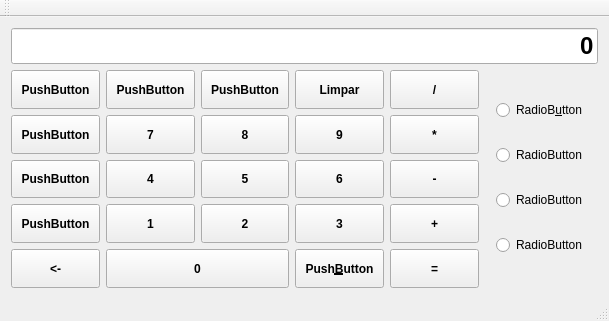
<?xml version="1.0" encoding="UTF-8"?>
<ui version="4.0">
 <class>MainWindow</class>
 <widget class="QMainWindow" name="MainWindow">
  <property name="geometry">
   <rect>
    <x>0</x>
    <y>0</y>
    <width>609</width>
    <height>321</height>
   </rect>
  </property>
  <property name="windowTitle">
   <string>MainWindow</string>
  </property>
  <widget class="QWidget" name="centralWidget">
   <layout class="QVBoxLayout" name="verticalLayout_4">
    <item>
     <layout class="QVBoxLayout" name="verticalLayout_3">
      <item>
       <widget class="QLineEdit" name="visor">
        <property name="font">
         <font>
          <family>Liberation Sans</family>
          <pointsize>18</pointsize>
          <weight>75</weight>
          <bold>true</bold>
         </font>
        </property>
        <property name="statusTip">
         <string/>
        </property>
        <property name="text">
         <string>0</string>
        </property>
        <property name="alignment">
         <set>Qt::AlignRight|Qt::AlignTrailing|Qt::AlignVCenter</set>
        </property>
        <property name="readOnly">
         <bool>true</bool>
        </property>
        <property name="placeholderText">
         <string/>
        </property>
       </widget>
      </item>
      <item>
       <layout class="QHBoxLayout" name="horizontalLayout">
        <item>
         <layout class="QGridLayout" name="gridLayout_2">
          <item row="0" column="4">
           <widget class="QPushButton" name="pushButton_5">
            <property name="sizePolicy">
             <sizepolicy hsizetype="Expanding" vsizetype="Expanding">
              <horstretch>0</horstretch>
              <verstretch>0</verstretch>
             </sizepolicy>
            </property>
            <property name="font">
             <font>
              <family>Liberation Sans</family>
              <weight>75</weight>
              <bold>true</bold>
             </font>
            </property>
            <property name="text">
             <string>/</string>
            </property>
           </widget>
          </item>
          <item row="0" column="0">
           <widget class="QPushButton" name="pushButton">
            <property name="sizePolicy">
             <sizepolicy hsizetype="Expanding" vsizetype="Expanding">
              <horstretch>0</horstretch>
              <verstretch>0</verstretch>
             </sizepolicy>
            </property>
            <property name="font">
             <font>
              <family>Liberation Sans</family>
              <weight>75</weight>
              <bold>true</bold>
             </font>
            </property>
            <property name="text">
             <string>PushButton</string>
            </property>
           </widget>
          </item>
          <item row="2" column="2">
           <widget class="QPushButton" name="pushButton_14">
            <property name="sizePolicy">
             <sizepolicy hsizetype="Expanding" vsizetype="Expanding">
              <horstretch>0</horstretch>
              <verstretch>0</verstretch>
             </sizepolicy>
            </property>
            <property name="font">
             <font>
              <family>Liberation Sans</family>
              <weight>75</weight>
              <bold>true</bold>
             </font>
            </property>
            <property name="text">
             <string>5</string>
            </property>
           </widget>
          </item>
          <item row="1" column="1">
           <widget class="QPushButton" name="pushButton_10">
            <property name="sizePolicy">
             <sizepolicy hsizetype="Expanding" vsizetype="Expanding">
              <horstretch>0</horstretch>
              <verstretch>0</verstretch>
             </sizepolicy>
            </property>
            <property name="font">
             <font>
              <family>Liberation Sans</family>
              <weight>75</weight>
              <bold>true</bold>
             </font>
            </property>
            <property name="text">
             <string>7</string>
            </property>
           </widget>
          </item>
          <item row="1" column="4">
           <widget class="QPushButton" name="pushButton_8">
            <property name="sizePolicy">
             <sizepolicy hsizetype="Expanding" vsizetype="Expanding">
              <horstretch>0</horstretch>
              <verstretch>0</verstretch>
             </sizepolicy>
            </property>
            <property name="font">
             <font>
              <family>Liberation Sans</family>
              <weight>75</weight>
              <bold>true</bold>
             </font>
            </property>
            <property name="text">
             <string>*</string>
            </property>
           </widget>
          </item>
          <item row="2" column="0">
           <widget class="QPushButton" name="pushButton_12">
            <property name="sizePolicy">
             <sizepolicy hsizetype="Expanding" vsizetype="Expanding">
              <horstretch>0</horstretch>
              <verstretch>0</verstretch>
             </sizepolicy>
            </property>
            <property name="font">
             <font>
              <family>Liberation Sans</family>
              <weight>75</weight>
              <bold>true</bold>
             </font>
            </property>
            <property name="text">
             <string>PushButton</string>
            </property>
           </widget>
          </item>
          <item row="4" column="3">
           <widget class="QPushButton" name="pushButton_21">
            <property name="sizePolicy">
             <sizepolicy hsizetype="Expanding" vsizetype="Expanding">
              <horstretch>0</horstretch>
              <verstretch>0</verstretch>
             </sizepolicy>
            </property>
            <property name="font">
             <font>
              <family>Liberation Sans</family>
              <weight>75</weight>
              <bold>true</bold>
             </font>
            </property>
            <property name="text">
             <string>Push&amp;Button</string>
            </property>
           </widget>
          </item>
          <item row="4" column="4">
           <widget class="QPushButton" name="pushButton_23">
            <property name="sizePolicy">
             <sizepolicy hsizetype="Expanding" vsizetype="Expanding">
              <horstretch>0</horstretch>
              <verstretch>0</verstretch>
             </sizepolicy>
            </property>
            <property name="font">
             <font>
              <family>Liberation Sans</family>
              <weight>75</weight>
              <bold>true</bold>
             </font>
            </property>
            <property name="text">
             <string>=</string>
            </property>
           </widget>
          </item>
          <item row="0" column="3">
           <widget class="QPushButton" name="pushButton_4">
            <property name="sizePolicy">
             <sizepolicy hsizetype="Expanding" vsizetype="Expanding">
              <horstretch>0</horstretch>
              <verstretch>0</verstretch>
             </sizepolicy>
            </property>
            <property name="font">
             <font>
              <family>Liberation Sans</family>
              <weight>75</weight>
              <bold>true</bold>
             </font>
            </property>
            <property name="text">
             <string>Limpar</string>
            </property>
           </widget>
          </item>
          <item row="2" column="4">
           <widget class="QPushButton" name="pushButton_13">
            <property name="sizePolicy">
             <sizepolicy hsizetype="Expanding" vsizetype="Expanding">
              <horstretch>0</horstretch>
              <verstretch>0</verstretch>
             </sizepolicy>
            </property>
            <property name="font">
             <font>
              <family>Liberation Sans</family>
              <weight>75</weight>
              <bold>true</bold>
             </font>
            </property>
            <property name="text">
             <string>-</string>
            </property>
           </widget>
          </item>
          <item row="3" column="2">
           <widget class="QPushButton" name="pushButton_19">
            <property name="sizePolicy">
             <sizepolicy hsizetype="Expanding" vsizetype="Expanding">
              <horstretch>0</horstretch>
              <verstretch>0</verstretch>
             </sizepolicy>
            </property>
            <property name="font">
             <font>
              <family>Liberation Sans</family>
              <weight>75</weight>
              <bold>true</bold>
             </font>
            </property>
            <property name="text">
             <string>2</string>
            </property>
           </widget>
          </item>
          <item row="3" column="3">
           <widget class="QPushButton" name="pushButton_16">
            <property name="sizePolicy">
             <sizepolicy hsizetype="Expanding" vsizetype="Expanding">
              <horstretch>0</horstretch>
              <verstretch>0</verstretch>
             </sizepolicy>
            </property>
            <property name="font">
             <font>
              <family>Liberation Sans</family>
              <weight>75</weight>
              <bold>true</bold>
             </font>
            </property>
            <property name="text">
             <string>3</string>
            </property>
           </widget>
          </item>
          <item row="3" column="4">
           <widget class="QPushButton" name="pushButton_18">
            <property name="sizePolicy">
             <sizepolicy hsizetype="Expanding" vsizetype="Expanding">
              <horstretch>0</horstretch>
              <verstretch>0</verstretch>
             </sizepolicy>
            </property>
            <property name="font">
             <font>
              <family>Liberation Sans</family>
              <weight>75</weight>
              <bold>true</bold>
             </font>
            </property>
            <property name="text">
             <string>+</string>
            </property>
           </widget>
          </item>
          <item row="4" column="0">
           <widget class="QPushButton" name="pushButton_22">
            <property name="sizePolicy">
             <sizepolicy hsizetype="Expanding" vsizetype="Expanding">
              <horstretch>0</horstretch>
              <verstretch>0</verstretch>
             </sizepolicy>
            </property>
            <property name="font">
             <font>
              <family>Liberation Sans</family>
              <weight>75</weight>
              <bold>true</bold>
             </font>
            </property>
            <property name="text">
             <string>&lt;-</string>
            </property>
           </widget>
          </item>
          <item row="0" column="1">
           <widget class="QPushButton" name="pushButton_2">
            <property name="sizePolicy">
             <sizepolicy hsizetype="Expanding" vsizetype="Expanding">
              <horstretch>0</horstretch>
              <verstretch>0</verstretch>
             </sizepolicy>
            </property>
            <property name="font">
             <font>
              <family>Liberation Sans</family>
              <weight>75</weight>
              <bold>true</bold>
             </font>
            </property>
            <property name="text">
             <string>PushButton</string>
            </property>
           </widget>
          </item>
          <item row="2" column="3">
           <widget class="QPushButton" name="pushButton_11">
            <property name="sizePolicy">
             <sizepolicy hsizetype="Expanding" vsizetype="Expanding">
              <horstretch>0</horstretch>
              <verstretch>0</verstretch>
             </sizepolicy>
            </property>
            <property name="font">
             <font>
              <family>Liberation Sans</family>
              <weight>75</weight>
              <bold>true</bold>
             </font>
            </property>
            <property name="text">
             <string>6</string>
            </property>
           </widget>
          </item>
          <item row="3" column="1">
           <widget class="QPushButton" name="pushButton_20">
            <property name="sizePolicy">
             <sizepolicy hsizetype="Expanding" vsizetype="Expanding">
              <horstretch>0</horstretch>
              <verstretch>0</verstretch>
             </sizepolicy>
            </property>
            <property name="font">
             <font>
              <family>Liberation Sans</family>
              <weight>75</weight>
              <bold>true</bold>
             </font>
            </property>
            <property name="text">
             <string>1</string>
            </property>
           </widget>
          </item>
          <item row="0" column="2">
           <widget class="QPushButton" name="pushButton_3">
            <property name="sizePolicy">
             <sizepolicy hsizetype="Expanding" vsizetype="Expanding">
              <horstretch>0</horstretch>
              <verstretch>0</verstretch>
             </sizepolicy>
            </property>
            <property name="font">
             <font>
              <family>Liberation Sans</family>
              <weight>75</weight>
              <bold>true</bold>
             </font>
            </property>
            <property name="text">
             <string>PushButton</string>
            </property>
           </widget>
          </item>
          <item row="3" column="0">
           <widget class="QPushButton" name="pushButton_17">
            <property name="sizePolicy">
             <sizepolicy hsizetype="Expanding" vsizetype="Expanding">
              <horstretch>0</horstretch>
              <verstretch>0</verstretch>
             </sizepolicy>
            </property>
            <property name="font">
             <font>
              <family>Liberation Sans</family>
              <weight>75</weight>
              <bold>true</bold>
             </font>
            </property>
            <property name="text">
             <string>PushButton</string>
            </property>
           </widget>
          </item>
          <item row="1" column="3">
           <widget class="QPushButton" name="pushButton_6">
            <property name="sizePolicy">
             <sizepolicy hsizetype="Expanding" vsizetype="Expanding">
              <horstretch>0</horstretch>
              <verstretch>0</verstretch>
             </sizepolicy>
            </property>
            <property name="font">
             <font>
              <family>Liberation Sans</family>
              <weight>75</weight>
              <bold>true</bold>
             </font>
            </property>
            <property name="text">
             <string>9</string>
            </property>
           </widget>
          </item>
          <item row="1" column="2">
           <widget class="QPushButton" name="pushButton_9">
            <property name="sizePolicy">
             <sizepolicy hsizetype="Expanding" vsizetype="Expanding">
              <horstretch>0</horstretch>
              <verstretch>0</verstretch>
             </sizepolicy>
            </property>
            <property name="font">
             <font>
              <family>Liberation Sans</family>
              <weight>75</weight>
              <bold>true</bold>
             </font>
            </property>
            <property name="text">
             <string>8</string>
            </property>
           </widget>
          </item>
          <item row="1" column="0">
           <widget class="QPushButton" name="pushButton_7">
            <property name="sizePolicy">
             <sizepolicy hsizetype="Expanding" vsizetype="Expanding">
              <horstretch>0</horstretch>
              <verstretch>0</verstretch>
             </sizepolicy>
            </property>
            <property name="font">
             <font>
              <family>Liberation Sans</family>
              <weight>75</weight>
              <bold>true</bold>
             </font>
            </property>
            <property name="text">
             <string>PushButton</string>
            </property>
           </widget>
          </item>
          <item row="2" column="1">
           <widget class="QPushButton" name="pushButton_15">
            <property name="sizePolicy">
             <sizepolicy hsizetype="Expanding" vsizetype="Expanding">
              <horstretch>0</horstretch>
              <verstretch>0</verstretch>
             </sizepolicy>
            </property>
            <property name="font">
             <font>
              <family>Liberation Sans</family>
              <weight>75</weight>
              <bold>true</bold>
             </font>
            </property>
            <property name="text">
             <string>4</string>
            </property>
           </widget>
          </item>
          <item row="4" column="1" colspan="2">
           <widget class="QPushButton" name="pushButton_25">
            <property name="sizePolicy">
             <sizepolicy hsizetype="Expanding" vsizetype="Expanding">
              <horstretch>0</horstretch>
              <verstretch>0</verstretch>
             </sizepolicy>
            </property>
            <property name="font">
             <font>
              <family>Liberation Sans</family>
              <weight>75</weight>
              <bold>true</bold>
             </font>
            </property>
            <property name="text">
             <string>0</string>
            </property>
           </widget>
          </item>
         </layout>
        </item>
        <item>
         <widget class="QWidget" name="widget" native="true">
          <layout class="QVBoxLayout" name="verticalLayout_2">
           <item>
            <widget class="QRadioButton" name="radioButton">
             <property name="text">
              <string>RadioB&amp;utton</string>
             </property>
            </widget>
           </item>
           <item>
            <widget class="QRadioButton" name="radioButton_2">
             <property name="text">
              <string>RadioButton</string>
             </property>
            </widget>
           </item>
           <item>
            <widget class="QRadioButton" name="radioButton_3">
             <property name="text">
              <string>RadioButton</string>
             </property>
            </widget>
           </item>
           <item>
            <widget class="QRadioButton" name="radioButton_4">
             <property name="text">
              <string>RadioButton</string>
             </property>
            </widget>
           </item>
          </layout>
         </widget>
        </item>
       </layout>
      </item>
     </layout>
    </item>
   </layout>
  </widget>
  <widget class="QMenuBar" name="menuBar">
   <property name="geometry">
    <rect>
     <x>0</x>
     <y>0</y>
     <width>609</width>
     <height>30</height>
    </rect>
   </property>
  </widget>
  <widget class="QToolBar" name="mainToolBar">
   <attribute name="toolBarArea">
    <enum>TopToolBarArea</enum>
   </attribute>
   <attribute name="toolBarBreak">
    <bool>false</bool>
   </attribute>
  </widget>
  <widget class="QStatusBar" name="statusBar"/>
 </widget>
 <layoutdefault spacing="6" margin="11"/>
 <resources/>
 <connections>
  <connection>
   <sender>pushButton_25</sender>
   <signal>clicked()</signal>
   <receiver>MainWindow</receiver>
   <slot>digitoClick()</slot>
   <hints>
    <hint type="sourcelabel">
     <x>198</x>
     <y>288</y>
    </hint>
    <hint type="destinationlabel">
     <x>143</x>
     <y>320</y>
    </hint>
   </hints>
  </connection>
  <connection>
   <sender>pushButton_20</sender>
   <signal>clicked()</signal>
   <receiver>MainWindow</receiver>
   <slot>digitoClick()</slot>
   <hints>
    <hint type="sourcelabel">
     <x>169</x>
     <y>249</y>
    </hint>
    <hint type="destinationlabel">
     <x>175</x>
     <y>320</y>
    </hint>
   </hints>
  </connection>
  <connection>
   <sender>pushButton_19</sender>
   <signal>clicked()</signal>
   <receiver>MainWindow</receiver>
   <slot>digitoClick()</slot>
   <hints>
    <hint type="sourcelabel">
     <x>283</x>
     <y>238</y>
    </hint>
    <hint type="destinationlabel">
     <x>273</x>
     <y>320</y>
    </hint>
   </hints>
  </connection>
  <connection>
   <sender>pushButton_16</sender>
   <signal>clicked()</signal>
   <receiver>MainWindow</receiver>
   <slot>digitoClick()</slot>
   <hints>
    <hint type="sourcelabel">
     <x>357</x>
     <y>249</y>
    </hint>
    <hint type="destinationlabel">
     <x>344</x>
     <y>320</y>
    </hint>
   </hints>
  </connection>
  <connection>
   <sender>pushButton_15</sender>
   <signal>clicked()</signal>
   <receiver>MainWindow</receiver>
   <slot>digitoClick()</slot>
   <hints>
    <hint type="sourcelabel">
     <x>175</x>
     <y>207</y>
    </hint>
    <hint type="destinationlabel">
     <x>184</x>
     <y>320</y>
    </hint>
   </hints>
  </connection>
  <connection>
   <sender>pushButton_14</sender>
   <signal>clicked()</signal>
   <receiver>MainWindow</receiver>
   <slot>digitoClick()</slot>
   <hints>
    <hint type="sourcelabel">
     <x>251</x>
     <y>195</y>
    </hint>
    <hint type="destinationlabel">
     <x>256</x>
     <y>320</y>
    </hint>
   </hints>
  </connection>
  <connection>
   <sender>pushButton_11</sender>
   <signal>clicked()</signal>
   <receiver>MainWindow</receiver>
   <slot>digitoClick()</slot>
   <hints>
    <hint type="sourcelabel">
     <x>334</x>
     <y>210</y>
    </hint>
    <hint type="destinationlabel">
     <x>333</x>
     <y>320</y>
    </hint>
   </hints>
  </connection>
  <connection>
   <sender>pushButton_10</sender>
   <signal>clicked()</signal>
   <receiver>MainWindow</receiver>
   <slot>digitoClick()</slot>
   <hints>
    <hint type="sourcelabel">
     <x>157</x>
     <y>162</y>
    </hint>
    <hint type="destinationlabel">
     <x>163</x>
     <y>320</y>
    </hint>
   </hints>
  </connection>
  <connection>
   <sender>pushButton_9</sender>
   <signal>clicked()</signal>
   <receiver>MainWindow</receiver>
   <slot>digitoClick()</slot>
   <hints>
    <hint type="sourcelabel">
     <x>242</x>
     <y>154</y>
    </hint>
    <hint type="destinationlabel">
     <x>244</x>
     <y>320</y>
    </hint>
   </hints>
  </connection>
  <connection>
   <sender>pushButton_6</sender>
   <signal>clicked()</signal>
   <receiver>MainWindow</receiver>
   <slot>digitoClick()</slot>
   <hints>
    <hint type="sourcelabel">
     <x>367</x>
     <y>161</y>
    </hint>
    <hint type="destinationlabel">
     <x>374</x>
     <y>320</y>
    </hint>
   </hints>
  </connection>
  <connection>
   <sender>pushButton_5</sender>
   <signal>clicked()</signal>
   <receiver>MainWindow</receiver>
   <slot>opClick()</slot>
   <hints>
    <hint type="sourcelabel">
     <x>453</x>
     <y>127</y>
    </hint>
    <hint type="destinationlabel">
     <x>467</x>
     <y>320</y>
    </hint>
   </hints>
  </connection>
  <connection>
   <sender>pushButton_8</sender>
   <signal>clicked()</signal>
   <receiver>MainWindow</receiver>
   <slot>opClick()</slot>
   <hints>
    <hint type="sourcelabel">
     <x>444</x>
     <y>162</y>
    </hint>
    <hint type="destinationlabel">
     <x>442</x>
     <y>320</y>
    </hint>
   </hints>
  </connection>
  <connection>
   <sender>pushButton_13</sender>
   <signal>clicked()</signal>
   <receiver>MainWindow</receiver>
   <slot>opClick()</slot>
   <hints>
    <hint type="sourcelabel">
     <x>469</x>
     <y>210</y>
    </hint>
    <hint type="destinationlabel">
     <x>477</x>
     <y>320</y>
    </hint>
   </hints>
  </connection>
  <connection>
   <sender>pushButton_18</sender>
   <signal>clicked()</signal>
   <receiver>MainWindow</receiver>
   <slot>opClick()</slot>
   <hints>
    <hint type="sourcelabel">
     <x>427</x>
     <y>241</y>
    </hint>
    <hint type="destinationlabel">
     <x>432</x>
     <y>320</y>
    </hint>
   </hints>
  </connection>
  <connection>
   <sender>pushButton_23</sender>
   <signal>clicked()</signal>
   <receiver>MainWindow</receiver>
   <slot>igualClick()</slot>
   <hints>
    <hint type="sourcelabel">
     <x>421</x>
     <y>280</y>
    </hint>
    <hint type="destinationlabel">
     <x>422</x>
     <y>394</y>
    </hint>
   </hints>
  </connection>
  <connection>
   <sender>pushButton_4</sender>
   <signal>clicked()</signal>
   <receiver>MainWindow</receiver>
   <slot>limparClick()</slot>
   <hints>
    <hint type="sourcelabel">
     <x>343</x>
     <y>108</y>
    </hint>
    <hint type="destinationlabel">
     <x>344</x>
     <y>357</y>
    </hint>
   </hints>
  </connection>
  <connection>
   <sender>pushButton_22</sender>
   <signal>clicked()</signal>
   <receiver>MainWindow</receiver>
   <slot>apagaClick()</slot>
   <hints>
    <hint type="sourcelabel">
     <x>65</x>
     <y>278</y>
    </hint>
    <hint type="destinationlabel">
     <x>58</x>
     <y>463</y>
    </hint>
   </hints>
  </connection>
 </connections>
 <slots>
  <slot>digitoClick()</slot>
  <slot>opClick()</slot>
  <slot>igualClick()</slot>
  <slot>limparClick()</slot>
  <slot>apagaClick()</slot>
 </slots>
</ui>
